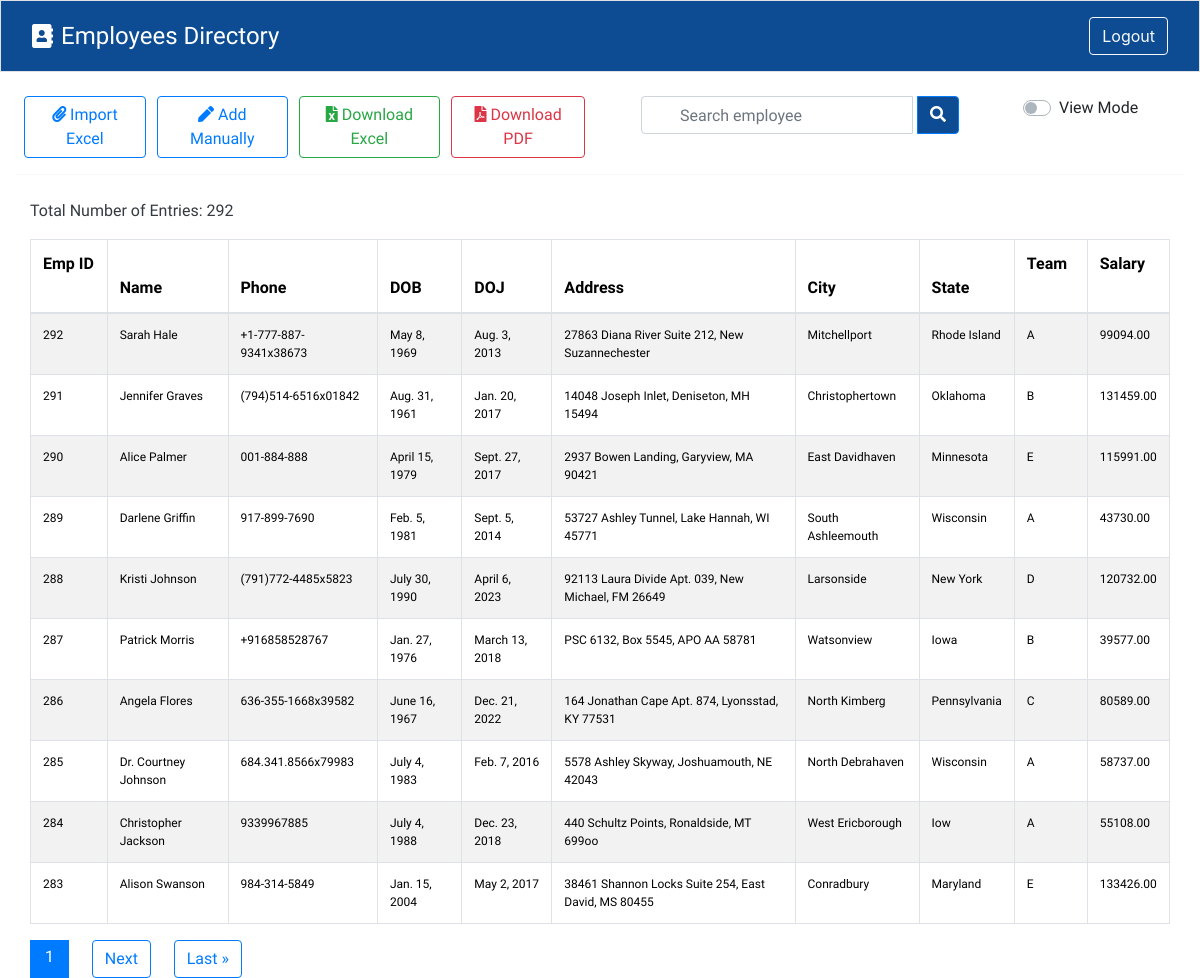
Screenshot of /employees/ (signed in) with the database file from the repository.
### firstapp/models.py (models this page shows)
class Employee(models.Model):
    phone_regex = RegexValidator(
        regex=r'^\+?91?[6-9]\d{9}$',
        message="Phone number must be entered in the format: '+919999999999'. Up to 15 digits allowed."
    )
    GENDER_CHOICES = [
    ('M', 'Male'),
    ('F', 'Female'),
    ('O', 'Other'),
]
    def validate_dob(value):
        if value.year < 1950:
            raise ValidationError("Invalid date of birth. Year must be greater than or equal to 1950.")
        if value.year > 2005:
            raise ValidationError("Invalid date of birth. Year must be less than 2005")
    name = models.CharField(max_length=100, unique=True)
    phone = models.CharField(validators=[phone_regex], max_length=15, unique=True)
    dob = models.DateField(validators=[validate_dob])
    gender = models.CharField(max_length=1, choices=GENDER_CHOICES, default='Male')
    doj = models.DateField()
    address = models.CharField(max_length=250)
    city = models.CharField(max_length=25)
    state = models.CharField(max_length=25)
    team = models.CharField(max_length=100)
    salary = models.DecimalField(max_digits=8, decimal_places=2)
    created_at = models.DateTimeField(auto_now_add=True)
    updated_at = models.DateTimeField(auto_now=True)
    class Meta:
        unique_together = ['name', 'phone']

### firstapp/views.py (the view, shortened to what this page needs)
# urls.py: path('employees/', EmployeeListView.as_view(), name='employee_list'),
class EmployeeListView(LoginRequiredMixin, View):
    login_url = '/login/'
    def get(self, request):
        form = EmployeeForm()
        employees = Employee.objects.all().order_by('-id')
        count = Employee.objects.count()
        sort = request.GET.get('sort')
        order = request.GET.get('order')
        search_query = request.GET.get('search')
        if sort == 'id':
            employees = employees.order_by('id')
        elif sort == 'name':
            employees = employees.order_by('name')
        elif sort == 'doj':
            employees = employees.order_by('doj')
        elif sort == 'city':
            employees = employees.order_by('city')
        elif sort == 'state':
            employees = employees.order_by('state')
        elif sort == 'team':
            employees = employees.order_by('team')
        elif sort == 'salary':
            employees = employees.order_by('salary')
        if sort and order == 'desc':
            employees = employees.reverse()
        else:
            order = 'asc'
        paginator = Paginator(employees, per_page=settings.PAGINATION_PER_PAGE)
        page_number = request.GET.get('page')
        page_obj = paginator.get_page(page_number)
        return render(request, 'employees.html', {'form': form, 'page_obj': page_obj, 'count': count, 'sort': sort, 'order': order})

### firstapp/templates/employees.html (shortened to what this page needs)
{% extends 'base.html' %}
{% load static %}
{% block content %}
<div class="container-fluid" style="font-family: 'Prompt', sans-serif;">
    <div class="row">
      <div class="d-flex col-md-6 mt-4" style="padding-left: 2%;">
        <button id="fileUploadBtn" class="btn btn-outline-primary" style="margin-right: 2%;">
            <i class="fas fa-paperclip"></i> Import Excel</button>
        <a href="{% url 'manualEntry' %}" class="btn btn-outline-primary" style="margin-right: 2%;"><i class="fas fa-pen"></i> Add Manually</a>
        <a href="{% url 'download_employees' %}?format=csv" class="btn btn-outline-success" style="margin-right: 2%;"><i class="fas fa-file-excel"></i> Download Excel</a>
        <a href="{% url 'download_pdf' %}?format=csv" class="btn btn-outline-danger"><i class="fas fa-file-pdf"></i> Download PDF</a>
      </div>
    <div class="d-flex justify-content-around col-md-4 mt-4">
        <form method="get">
            <div class="input-group">
                <input id="searchInput" type="text" class="form-control" name="search" placeholder="Search employee" style="padding-left: 2.375rem;">
                <div class="ml-1 input-group-append">
                    <button class="btn btn-outline-primary" type="submit" style="background-color:#0D4C92;">
                        <i class="fa fa-search" style="color: white;"></i>
                    </button>
                </div>
            </div>
        </form>
    </div>
    <div class="d-flex col-md-2 pr-0 flex-row=reverse" style="margin-top: 2%;">
        <div class="custom-control ml-2 custom-switch">
      </div>
      <span id="edit-toggle">View Mode</span>
    </div>
  </div>
<hr>
<div class="container-fluid mt-4" style="font-family: 'Prompt', sans-serif;">
    <div class="d-flex justify-content-between">
        <p class="text-dark">Total Number of Entries: {{ count }} </p>
    </div>
    <table class="table table-striped table-bordered table-hover">
        <thead id="tableHead" class="text-white" style="background-color: #0D4C92; ">
            <tr>
                <th>
                    Emp ID
                    <a href="?sort=id{% if sort == 'id' and order == 'asc' %}&order=desc{% endif %}"
                        style="margin-left: 5%; text-decoration: none; color: white;">
                        {% if sort == 'id' %}
                        {% if order == 'asc' %}
                        <span>&uarr;</span>
                        {% else %}
                        <span>&darr;</span>
                        {% endif %}
                        {% else %}
                        <span>&darr;</span>
                        {% endif %}
                    </a>
                </th>
                <th>
                    Name
                    <a href="?sort=name{% if sort == 'name' and order == 'asc' %}&order=desc{% endif %}"
                        style="margin-left: 5%; text-decoration: none; color: white;">
                        {% if sort == 'name' %}
                        {% if order == 'asc' %}
                        <span>&uarr;</span>
                        {% else %}
                        <span>&darr;</span>
                        {% endif %}
                        {% else %}
                        <span>&darr;</span>
                        {% endif %}
                    </a>
                </th>
                <th>Phone</th>
                <th>DOB</th>
                <th>
                    DOJ
                    <a href="?sort=doj{% if sort == 'doj' and order == 'asc' %}&order=desc{% endif %}"
                        style="margin-left: 5%; text-decoration: none; color: white;">
                        {% if sort == 'doj' %}
                        {% if order == 'asc' %}
                        <span>&uarr;</span>
                        {% else %}
                        <span>&darr;</span>
                        {% endif %}
                        {% else %}
                        <span>&darr;</span>
                        {% endif %}
                    </a>
                </th>
                <th>Address</th>
                <th>
                    City
                    <a href="?sort=city{% if sort == 'city' and order == 'asc' %}&order=desc{% endif %}"
                        style="margin-left: 5%; text-decoration: none; color: white;">
                        {% if sort == 'city' %}
                        {% if order == 'asc' %}
                        <span>&uarr;</span>
                        {% else %}
                        <span>&darr;</span>
                        {% endif %}
                        {% else %}
                        <span>&darr;</span>
                        {% endif %}
                    </a>
                </th>
                <th>
                    State
                    <a href="?sort=state{% if sort == 'state' and order == 'asc' %}&order=desc{% endif %}"
                        style="margin-left: 5%; text-decoration: none; color: white;">
                        {% if sort == 'state' %}
                        {% if order == 'asc' %}
                        <span>&uarr;</span>
                        {% else %}
                        <span>&darr;</span>
                        {% endif %}
                        {% else %}
                        <span>&darr;</span>
                        {% endif %}
                    </a>
                </th>
                <th>
                    Team
                    <a href="?sort=team{% if sort == 'team' and order == 'asc' %}&order=desc{% endif %}"
                        style="margin-left: 5%; text-decoration: none; color: white;">
                        {% if sort == 'team' %}
                        {% if order == 'asc' %}
                        <span>&uarr;</span>
                        {% else %}
                        <span>&darr;</span>
                        {% endif %}
                        {% else %}
                        <span>&darr;</span>
                        {% endif %}
                    </a>
                </th>
                <th>
                    Salary
                    <a href="?sort=salary{% if sort == 'salary' and order == 'asc' %}&order=desc{% endif %}"
                        style="margin-left: 5%; text-decoration: none; color: white;">
                        {% if sort == 'salary' %}
                        {% if order == 'asc' %}
                        <span>&uarr;</span>
                        {% else %}
                        <span>&darr;</span>
                        {% endif %}
                        {% else %}
                        <span>&darr;</span>
                        {% endif %}
                    </a>
                </th>
            </tr>
        </thead>
        <div class="tableBody">
            <tbody id="tableBodyContent"  class="thead-light">
                {% for employee in page_obj %}
                <tr style="font-size: 12px;" data-employee-id="{{ employee.id }}">
                    <td>{{ employee.id }}</td>
                    <td {% if not employee.editable %}contenteditable="false"{% endif %} data-field-name="name">{{ employee.name }}</td>
                    <td {% if not employee.editable %}contenteditable="false"{% endif %} data-field-name="phone">{{ employee.phone }}</td>
                    <td {% if not employee.editable %}contenteditable="false"{% endif %} data-field-name="dob">{{ employee.dob }}</td>
                    <td {% if not employee.editable %}contenteditable="false"{% endif %} data-field-name="doj">{{ employee.doj }}</td>
                    <td {% if not employee.editable %}contenteditable="false"{% endif %} data-field-name="address">{{ employee.address }}</td>
                    <td {% if not employee.editable %}contenteditable="false"{% endif %} data-field-name="city">{{ employee.city }}</td>
                    <td {% if not employee.editable %}contenteditable="false"{% endif %} data-field-name="state">{{ employee.state }}</td>
                    <td {% if not employee.editable %}contenteditable="false"{% endif %} data-field-name="team">{{ employee.team }}</td>
                    <td {% if not employee.editable %}contenteditable="false"{% endif %} data-field-name="salary">{{ employee.salary }}</td>
                </tr>
                {% endfor %}
            </tbody>
        </div>
    </table>
    <div class="text-center">
        <div class="pagination">
            <div class="current-page-box btn-primary" style="padding: 5px 15px; display: inline-block;">
                <span class="current-page " style="margin-left: 1% 2% 2%;">{{ page_obj.number }}</span>
            </div>
            {% if page_obj.has_next %}
            <a href="?page={{ page_obj.next_page_number }}" class="btn btn-outline-primary"
                style=" margin-right: 2%; margin-left: 2%;">Next</a>
            <a href="?page={{ page_obj.paginator.num_pages }}" class="btn btn-outline-primary"
                >Last &raquo;</a>
            {% endif %}
        </div>
    </div>
</div>
{% endblock content %}

### template/base.html (shortened to what this page needs)
{% load static %}
<!DOCTYPE html>
<html lang="en">
<head>
  {% load bootstrap5 %}
  {% bootstrap_css %}
  <link rel="stylesheet" href="https://maxcdn.bootstrapcdn.com/bootstrap/4.4.1/css/bootstrap.min.css">
  <link rel="stylesheet" href="https://cdnjs.cloudflare.com/ajax/libs/font-awesome/5.15.3/css/all.min.css">
  <link rel="stylesheet" type="text/css" href="{% static 'employees.css' %}">
  <link href="https://cdn.jsdelivr.net/gh/gitbrent/bootstrap4-toggle@3.6.1/css/bootstrap4-toggle.min.css"
    rel="stylesheet">
</head>
<body>
  <header class="p-3 text-white border" style="background-color: #0D4C92;">
    <div class="container-fluid d-flex align-items-center">
        <i class="fa fa-address-book mr-2" style="font-size: 24px;"></i>
        <h2 style="font-family: 'Prompt', sans-serif; font-size: 24px; margin: 0;">Employees Directory</h2>
        {% if user.is_authenticated %}
          <div class="ml-auto">
            <a class="btn btn-outline-light" href="{% url 'logout' %}">Logout</a>
          </div>
        {% endif %}
    </div>
</header>
  <main>
    {% block content %}
    {% endblock content %}
  </main>
</body>
</html>

### rows the page displays
Employee: id "292", name "Sarah Hale", phone "+1-777-887-9341x38673", dob "May 8, 1969", doj "Aug. 3, 2013", address "27863 Diana River Suite 212, New Suzannechester", city "Mitchellport", state "Rhode Island", team "A", salary "99094.00"
Employee: id "291", name "Jennifer Graves", phone "(794)514-6516x01842", dob "Aug. 31, 1961", doj "Jan. 20, 2017", address "14048 Joseph Inlet, Deniseton, MH 15494", city "Christophertown", state "Oklahoma", team "B", salary "131459.00"
Employee: id "290", name "Alice Palmer", phone "001-884-888", dob "April 15, 1979", doj "Sept. 27, 2017", address "2937 Bowen Landing, Garyview, MA 90421", city "East Davidhaven", state "Minnesota", team "E", salary "115991.00"
Employee: id "289", name "Darlene Griffin", phone "917-899-7690", dob "Feb. 5, 1981", doj "Sept. 5, 2014", address "53727 Ashley Tunnel, Lake Hannah, WI 45771", city "South Ashleemouth", state "Wisconsin", team "A", salary "43730.00"
Employee: id "288", name "Kristi Johnson", phone "(791)772-4485x5823", dob "July 30, 1990", doj "April 6, 2023", address "92113 Laura Divide Apt. 039, New Michael, FM 26649", city "Larsonside", state "New York", team "D", salary "120732.00"
Employee: id "287", name "Patrick Morris", phone "+916858528767", dob "Jan. 27, 1976", doj "March 13, 2018", address "PSC 6132, Box 5545, APO AA 58781", city "Watsonview", state "Iowa", team "B", salary "39577.00"
Employee: id "286", name "Angela Flores", phone "636-355-1668x39582", dob "June 16, 1967", doj "Dec. 21, 2022", address "164 Jonathan Cape Apt. 874, Lyonsstad, KY 77531", city "North Kimberg", state "Pennsylvania", team "C", salary "80589.00"
Employee: id "285", name "Dr. Courtney Johnson", phone "684.341.8566x79983", dob "July 4, 1983", doj "Feb. 7, 2016", address "5578 Ashley Skyway, Joshuamouth, NE 42043", city "North Debrahaven", state "Wisconsin", team "A", salary "58737.00"
Employee: id "284", name "Christopher Jackson", phone "9339967885", dob "July 4, 1988", doj "Dec. 23, 2018", address "440 Schultz Points, Ronaldside, MT 699oo", city "West Ericborough", state "Iow", team "A", salary "55108.00"
Employee: id "283", name "Alison Swanson", phone "984-314-5849", dob "Jan. 15, 2004", doj "May 2, 2017", address "38461 Shannon Locks Suite 254, East David, MS 80455", city "Conradbury", state "Maryland", team "E", salary "133426.00"

### other values shown
{{ count }} "292"
{{ page_obj.number }} "1"
